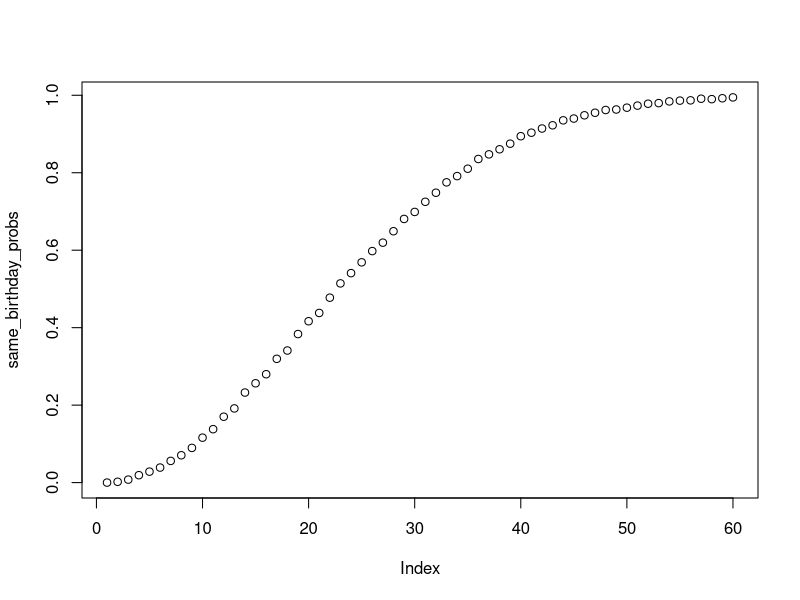

Generate this figure with R:
## ---- chunk 1
dates_in_a_year <- 0:364 |>
  as.Date(origin = "2022-01-01") |>
  format("%m-%d")
dates_in_a_year
## ---- chunk 2
n <- 30
birthdays <- sample(dates_in_a_year, size = n, replace = TRUE)
birthdays
## ---- chunk 3
length_birthdays <- length(birthdays)
length_unique_birthdays <- birthdays |>
  unique() |>
  length()
same_birthday <- length_unique_birthdays < length_birthdays
same_birthday
## ---- chunk 4
simulation_times <- 10000
counter <- 0
for (i in 1:simulation_times) {
  birthdays <- sample(dates_in_a_year, size = n, replace = TRUE)
  length_birthdays <- length(birthdays)
  length_unique_birthdays <- birthdays |>
    unique() |>
    length()
  same_birthday <- length_unique_birthdays < length_birthdays
  if (same_birthday) {
    counter <- counter + 1
  }
}
p_same_birthday <- counter / simulation_times
p_same_birthday
## ---- chunk 5
simulate_same_birthday_prob <- function(n, simulation_times = 10000) {
  dates_in_a_year <- 0:364 |>
    as.Date(origin = "2022-01-01") |>
    format("%m-%d")
  counter <- 0
  for (i in 1:simulation_times) {
    birthdays <- sample(dates_in_a_year, size = n, replace = TRUE)
    length_birthdays <- length(birthdays)
    length_unique_birthdays <- birthdays |>
      unique() |>
      length()
    same_birthday <- length_unique_birthdays < length_birthdays
    if (same_birthday) {
      counter <- counter + 1
    }
  }
  p_same_birthday <- counter / simulation_times
  return(p_same_birthday)
}
## ---- chunk 6
same_birthday_probs <- sapply(1:60, simulate_same_birthday_prob)
plot(same_birthday_probs)
same_birthday_probs[23]
same_birthday_probs[60]
## ---- chunk 7
doors <- 1:3
initial_pick <- sample(doors, size = 1)
initial_pick
## ---- chunk 8
simulate_winning_prob_of_stick <- function(simulation_times = 10000) {
  doors <- 1:3
  n_wins <- 0
  for (i in 1:simulation_times) {
    car <- sample(doors, size = 1)
    initial_pick <- sample(doors, size = 1)
    if (initial_pick == car) {
      n_wins <- n_wins + 1
    }
  }
  winning_prob <- n_wins / simulation_times
  return(winning_prob)
}
winning_prob_of_stick <- simulate_winning_prob_of_stick()
winning_prob_of_stick
## ---- chunk 9
reveal_strategy <- function(doors, car, initial_pick){
  if (initial_pick == car) {
    remaining_doors <- doors[-car]
    reveal <- sample(remaining_doors, size = 1) # 主持人隨機在另外兩扇門中開啟一扇
  } else {
    remaining_doors <- doors[-c(car, initial_pick)]
    reveal <- remaining_doors # 主持人開啟另一扇有山羊的門
  }
  return(reveal)
}
## ---- chunk 10
simulate_winning_prob_of_switch <- function(simulation_times = 10000) {
  doors <- 1:3
  n_wins <- 0
  for (i in 1:simulation_times) {
    car <- sample(doors, size = 1)
    initial_pick <- sample(doors, size = 1)
    reveal <- reveal_strategy(doors, car, initial_pick)
    remaining_door <- doors[-c(initial_pick, reveal)]
    final_pick <- remaining_door
    if (final_pick == car) {
      n_wins <- n_wins + 1
    }
  }
  winning_prob <- n_wins / simulation_times
  return(winning_prob)
}
winning_prob_of_switch <- simulate_winning_prob_of_switch()
winning_prob_of_switch
## ---- chunk 11
calculate_p_yahtzee <- function() {
  five_dices <- 6^5
  p_all_ones <- 1 / five_dices
  p_all_twos <- 1 / five_dices
  p_all_threes <- 1 / five_dices
  p_all_fours <- 1 / five_dices
  p_all_fives <- 1 / five_dices
  p_all_sixes <- 1 / five_dices
  p_yahtzee <- p_all_ones + p_all_twos + p_all_threes + p_all_fours + p_all_fives + p_all_sixes
  return(p_yahtzee)
}
p_yahtzee <- calculate_p_yahtzee()
p_yahtzee # 0.077%
## ---- chunk 12
calculate_p_large_straight <- function() {
  five_dices <- 6^5
  p_12345 <- factorial(5) / five_dices
  p_23456 <- factorial(5) / five_dices
  p_large_straight <- p_12345 + p_23456
  return(p_large_straight)
}
p_large_straight <- calculate_p_large_straight()
p_large_straight
## ---- chunk 13
calculate_p_full_house <- function() {
  five_dices <- 6^5
  perm_111xx <- factorial(5)/(factorial(3)*factorial(2)) * 5
  perm_222xx <- factorial(5)/(factorial(3)*factorial(2)) * 5
  perm_333xx <- factorial(5)/(factorial(3)*factorial(2)) * 5
  perm_444xx <- factorial(5)/(factorial(3)*factorial(2)) * 5
  perm_555xx <- factorial(5)/(factorial(3)*factorial(2)) * 5
  perm_666xx <- factorial(5)/(factorial(3)*factorial(2)) * 5
  p_full_house <- (perm_111xx + perm_222xx + perm_333xx + perm_444xx + perm_555xx + perm_666xx) / five_dices
  return(p_full_house)
}
p_full_house <- calculate_p_full_house()
p_full_house
## ---- chunk 14
coin <- c(FALSE, TRUE)
n <- 100
set.seed(140)
fair_coin_flip <- coin |>
  sample(size = n, replace = TRUE) |>
  table()
fair_coin_flip
## ---- chunk 15
n <- 100
probs_tail_head <- c(0.4, 0.6)
set.seed(140)
unfair_coin_flip <- coin |>
  sample(size = n, replace = TRUE, prob = probs_tail_head) |>
  table()
unfair_coin_flip
## ---- chunk 16
fair_coin_flip
unfair_coin_flip
## ---- chunk 17
n <- 100
probs_tail_head <- c(0.49, 0.51)
set.seed(126)
unfair_coin_flip <- coin |>
  sample(size = n, replace = TRUE, prob = probs_tail_head) |>
  table()
unfair_coin_flip
## ---- chunk 18
calculate_zstats_of_a_fair_coin <- function(n = 10000) {
  coin <- c(FALSE, TRUE)
  fair_coin_flip <- coin |>
    sample(size = n, replace = TRUE)
  n_heads <- sum(fair_coin_flip)
  z_stats <- (n_heads - n*0.5) / (n*0.5*0.5)^(0.5)
  return(z_stats)
}
zstats_of_a_fair_coin <- calculate_zstats_of_a_fair_coin()
zstats_of_a_fair_coin
## ---- chunk 19
calculate_zstats_of_an_unfair_coin <- function(n = 10000, p_head = 0.6) {
  coin <- c(FALSE, TRUE)
  probs_tail_head <- c(1 - p_head, p_head)
  unfair_coin_flip <- coin |>
    sample(size = n, replace = TRUE, prob = probs_tail_head)
  n_heads <- sum(unfair_coin_flip)
  z_stats <- (n_heads - n*0.5) / (n*0.5*0.5)^(0.5)
  return(z_stats)
}
zstats_of_an_unfair_coin <- calculate_zstats_of_an_unfair_coin()
zstats_of_an_unfair_coin
## ---- chunk 20
alpha <- 0.05
z_half_alpha <- qnorm(1 - alpha/2)
cut_off_points <- c(-z_half_alpha, z_half_alpha)
cut_off_points
## ---- chunk 21
# 公正硬幣
(zstats_of_a_fair_coin < max(cut_off_points)) & (zstats_of_a_fair_coin > min(cut_off_points))
# 非公正硬幣
(zstats_of_an_unfair_coin < max(cut_off_points)) & (zstats_of_an_unfair_coin > min(cut_off_points))
## ---- chunk 22
zstats_of_an_unfair_coin <- calculate_zstats_of_an_unfair_coin(p_head = 0.501)
zstats_of_an_unfair_coin
(zstats_of_an_unfair_coin < max(cut_off_points)) & (zstats_of_an_unfair_coin > min(cut_off_points))
